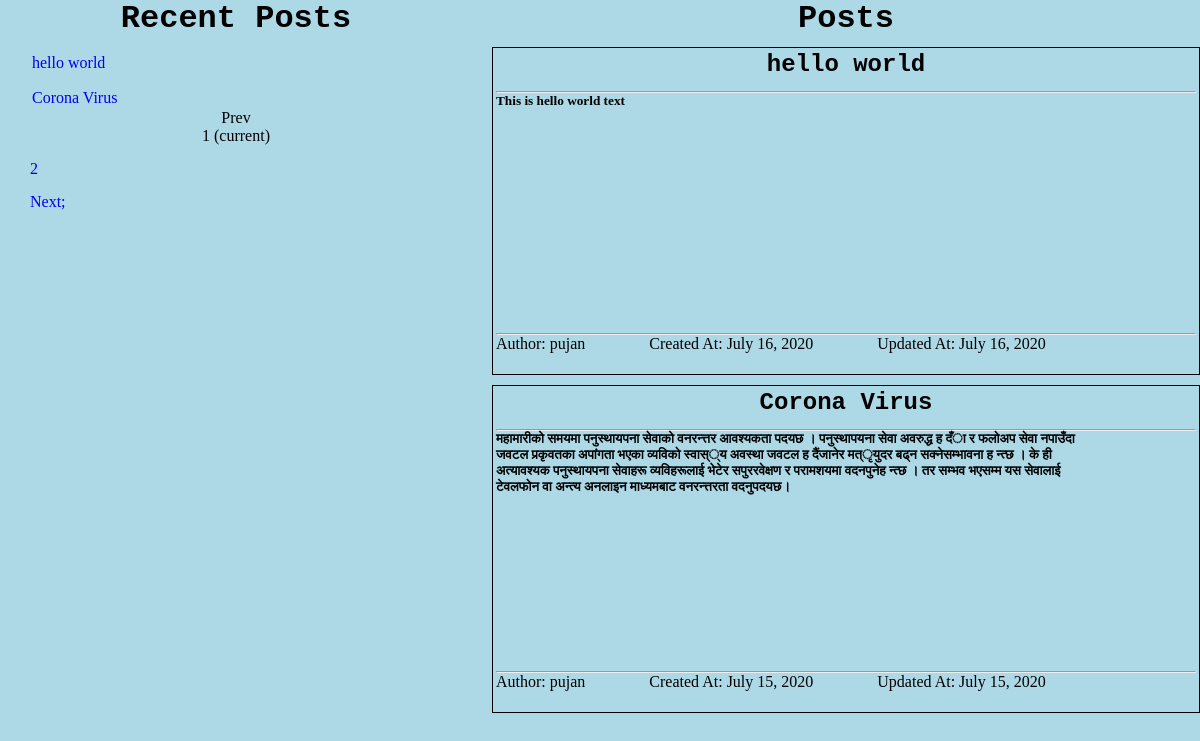
Screenshot of /blog/ with the database file from the repository.
### post/models.py (models this page shows, shortened)
class Blog(models.Model):
    title = models.CharField(max_length=100)
    post = RichTextField()
    slug = AutoSlugField(populate_from='title')
    author = models.ForeignKey(Author, on_delete=models.CASCADE)
    created_date = models.DateField(auto_now_add=True)
    updated_date = models.DateField(auto_now=True)

class Author(models.Model):
    author_name = models.CharField(max_length=100)
    author_email = models.EmailField()

### post/views.py (the view)
# urls.py: 2. Add a URL to urlpatterns:  path('blog/', include('blog.urls'))
def blog(request):
    data = Blog.objects.all().order_by('-updated_date')
    paginator = Paginator(data, 2)
    page = request.GET.get('page')
    post = paginator.get_page(page)
    return render(request, 'post/blog.html', {'data': post})

### post/templates/post/blog.html (shortened to what this page needs)
{% load static %}
<!DOCTYPE html>
<html lang="en">
<head>
    <link rel="stylesheet" href="{% static 'css/style.css' %}">
</head>
<body>
<div class="main">
    <div class="left-side">
        <div class="recent-post">
            <h1>Recent Posts</h1>
            <table>
                {% for post in data %}
                    <tr>
                        <td>
                            <a href="{% url 'post:selected_post' post.slug %}">{{ post.title }}</a>
                        </td>
                    </tr>
                {% endfor %}
            </table>
            <div class="pagination" style="text-align: center">
                {% if data.has_other_pages %}
                    <ul class="pagination">
                        {% if data.has_previous %}
                            <li><a href="?page={{ data.previous_page_number }}">Prev</a></li>
                        {% else %}
                            <li class="disabled"><span>Prev</span></li>
                        {% endif %}
                        {% for i in data.paginator.page_range %}
                            {% if data.number == i %}
                                <li class="active"><span>{{ i }} <span
                                        class="sr-only">(current)</span></span>
                                </li>
                            {% else %}
                                <li><a href="?page={{ i }}">{{ i }}</a></li>
                            {% endif %}
                        {% endfor %}
                        {% if data.has_next %}
                            <li><a href="?page={{ data.next_page_number }}">Next;</a></li>
                        {% else %}
                            <li class="disabled"><span>Next</span></li>
                        {% endif %}
                    </ul>
                {% endif %}
            </div>
        </div>
    </div>
    <div class="right-side">
        <h1>Posts</h1>
        {% for post in data %}
            <div class="Card">
                <div class="title">
                    <h2>{{ post.title }}</h2>
                </div>
                <hr/>
                <div class="post">
                    <h5>{{ post.post | safe }}</h5>
                </div>
                <hr/>
                <div class="foot">
                    <p>Author: {{ post.author.author_name }}<span class="tab"></span> Created
                        At: {{ post.created_date }}<span class="tab"></span> Updated
                        At: {{ post.updated_date }}  </p>
                </div>
            </div>
        {% endfor %}
    </div>
</div>
</body>
</html>

### post/static/css/style.css (style rules this page uses)
* { padding: 0; margin: 0; }
.main { display: flex; }
h1,h2 { font-family: "Bitstream Vera Sans Mono", Monaco, "Courier New", Courier, monospace; text-align: center; }
a { display: block; text-decoration: none; }
.left-side { width: 50%; }
.right-side { padding-left: 20px; width: 70%; }
.left-side,.right-side h1 { text-align: center; }
.recent-post a { padding-top: 15px; text-align: justify; padding-left: 30px; }
body { background-color: lightblue; }
.Card { padding: 3px; margin-top: 10px; height: 40vh; width: 700px; border: 1px solid black; }
.title { height: 5vh; }
.post { height: 30vh; }
.foot { height: 5vh; }
.tab { padding-left:60px ; }

### rows the page displays
Blog: title "hello world", post "This is hello world text", author.author_name "pujan", created_date "July 16, 2020", updated_date "July 16, 2020"
Blog: title "Corona Virus", post "महामारीको समयमा पनुस्थायपना सेवाको वनरन्त्तर आवश्यकता पदयछ । पनुस्थापयना सेवा अवरुद्ध ह दँा र फलोअप सेवा नपाउँदा जवटल प्रकृवतका अपांगता भएका व्यविको स्वास््य अवस्था जवटल ह दैंजानेर मत्ृयुदर बढ्न सक्नेसम्भावना ह न्त्छ । के ही अत्यावश्यक पनुस्थायपना सेवाहरू व्यविहरूलाई भेटेर सपुररवेक्षण र परामशयमा वदनपुनेह न्त्छ । तर सम्भव भएसम्म यस सेवालाई टेवलफोन वा अन्त्य अनलाइन माध्यमबाट वनरन्त्तरता वदनुपदयछ।", author.author_name "pujan", created_date "July 15, 2020", updated_date "July 15, 2020"

### other values shown
{{ i }} "1"
{{ i }} "2"
